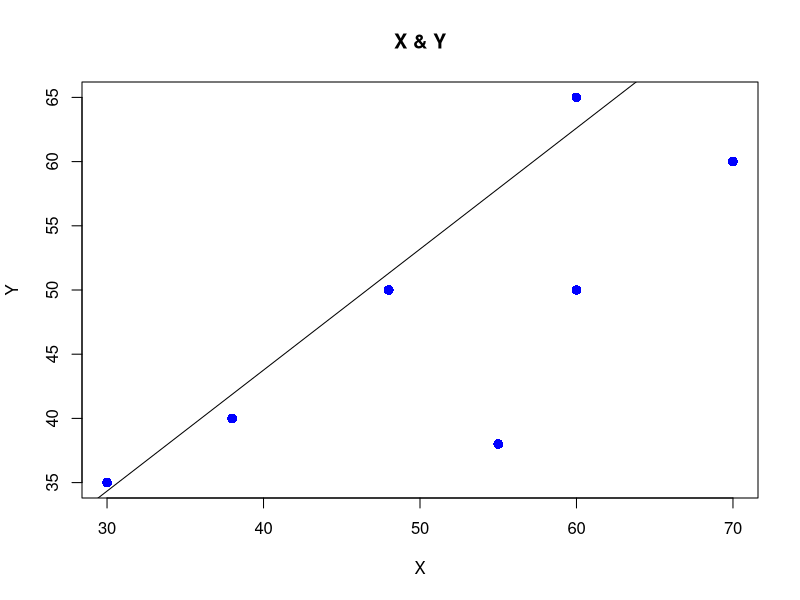

Write R code to recreate this figure.
x<-c(40,50,38,60,65,50,35)
y<-c(38,60,55,70,60,48,30)
model<-lm(y~x)
plot(y,x,col = "blue",main = "X & Y",abline(lm(y~x)),cex = 1.3,pch = 16,xlab = "X",ylab = "Y")
a<-data.frame(x=55)
result<-predict(model,a)
print(result)